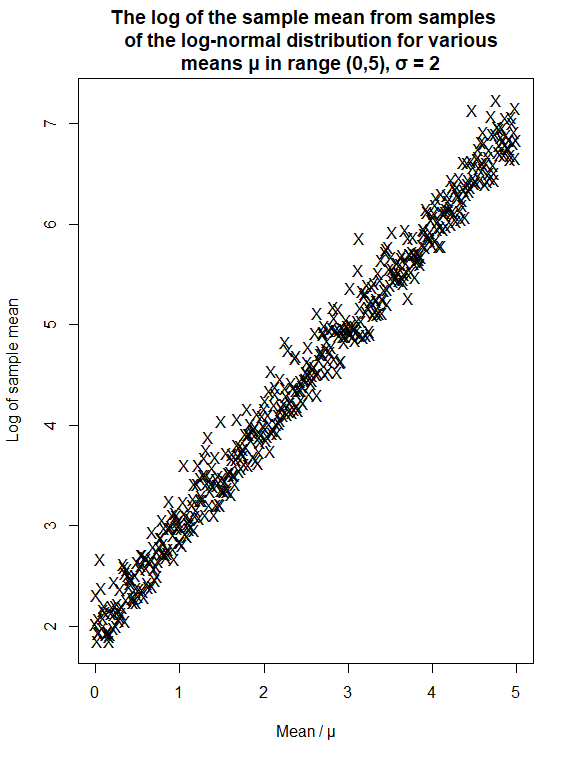

Write R code to recreate this figure.
LN = function(N, mu, sigma){
  return(exp(rnorm(N , mean = mu, sd = sigma ) ))
}

sigma = 2
mu = seq(0,5,0.01)
y = rep(0,length(mu))
N = 1000

for(i in 1:length(mu)){
  y[i] = log( mean( LN(N, mu[i], sigma )))
}

plot(mu,y, xlab="Mean / μ", ylab="Log of sample mean", pch="X", main="The log of the sample mean from samples 
  of the log-normal distribution for various
  means μ in range (0,5), σ = 2")
